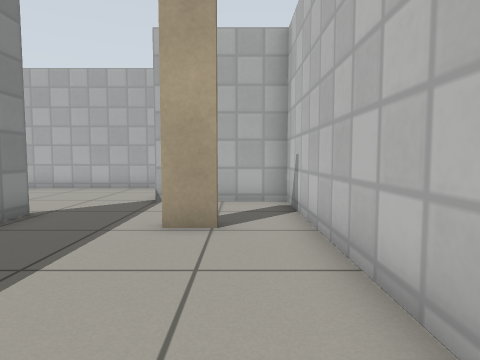
View 1 (above)

14 first-person views from a walk through a robot-simulator world made for Gazebo. The camera is 0.64 m above the floor, tilts 4° down and sees 75° across. The floor is counted in squares, 0.5 m on a side. Each view is taken from the middle of a square. On the plan, view 1 faces up. The plan holds only what a view shows up to about 14 squares ahead; the rest is blank. Simple patterns stand in for the simulator's built-in surfaces.

View 2
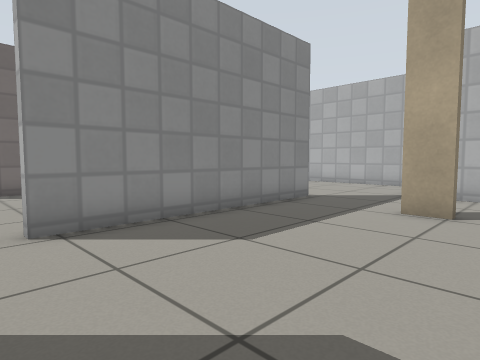

View 3
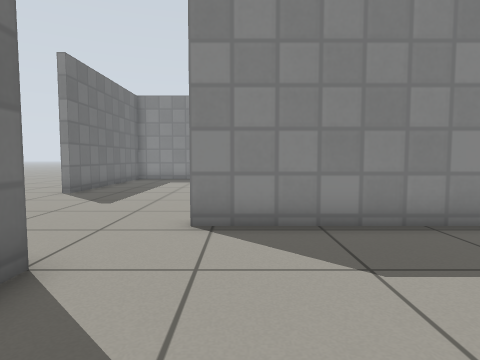

View 4
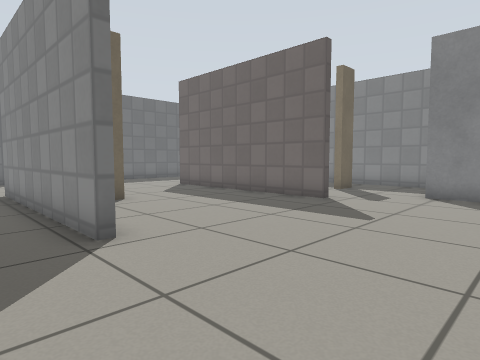

View 5
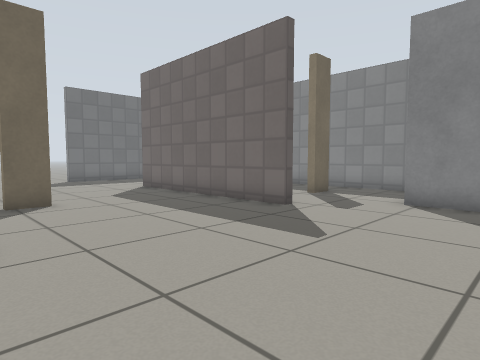

View 6
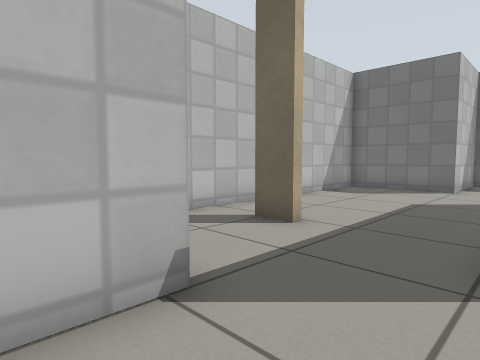

View 7
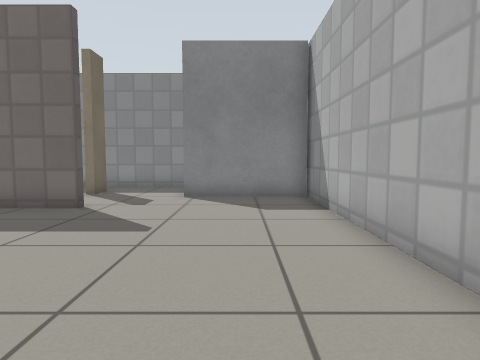

View 8
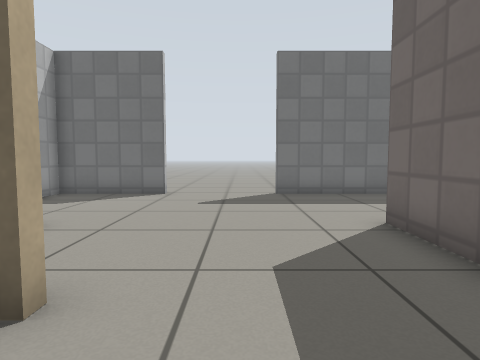

View 9
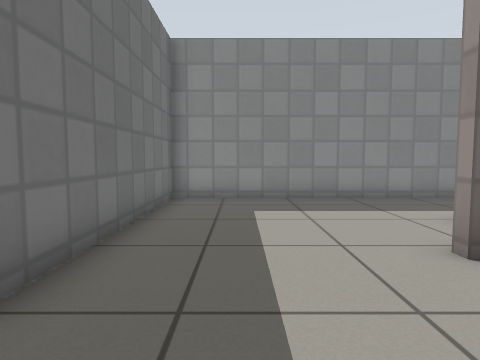

View 10
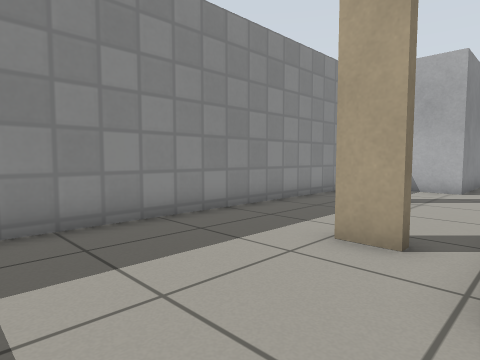

View 11
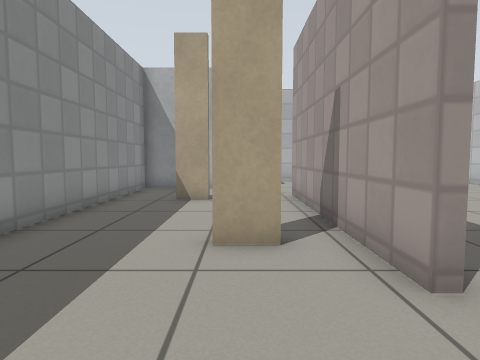

View 12
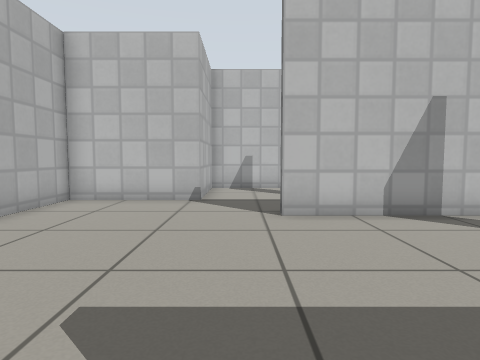

View 13
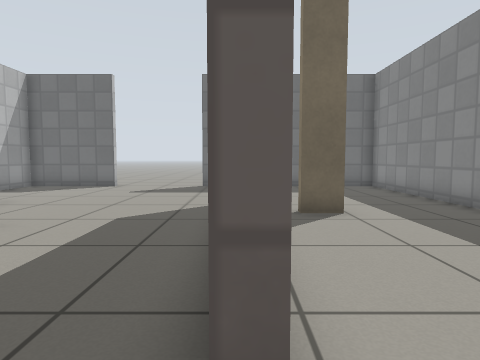

View 14
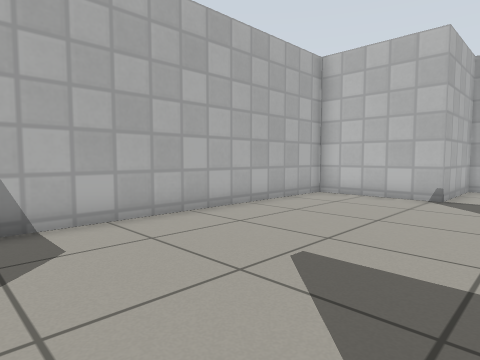

### Floor plan
Points are (right, up) in squares from view 1. A wall is a line through its corners. A room is listed if a view was taken in it or the views show most of it. See-through windows are left out.
Room 1 (views 1, 2, 3)
walls: (-1.5, 5.9) (-0.4, 5.9); (-0.4, 5.7) (-1.5, 5.7); (-4.8, 7.1) (-4.8, -1); (-2.5, -2.4) (1.4, -2.4) (1.4, 9.2) (-2.5, 9.2)
ways out: opening at (-4, -1.7) to room 2; opening at (-3.5, 7.5) to room 2
Room 2 (views 4, 5, 6, 7, 8, 9, 10, 12, 13, 14)
walls: (-7.4, 2.6) (-6.3, 2.6); (-5.1, 2.6) (-5.1, 7.1); (-11.9, 7) (-11.9, -1.1); (-2.5, 9.2) (-2.5, 13.2) (-14.6, 13.2); (-6.4, -6.2) (-2.5, -6.2) (-2.5, -2.4); (-12.4, -6.2) (-10.2, -6.2); (-14.2, 13.3) (-14.2, 9.2) (-15.4, 9.2)
ways out: opening at (-4, -1.7) to room 1; opening at (-3.5, 7.5) to room 1; opening at (-14, 7.3) to room 3; opening at (-12, -3.5) to room 3; opening at (-8.5, -6)
Room 3 (view 11)
walls: (-14.5, 0.8) (-13.4, 0.8); (-13.4, 0.5) (-14.5, 0.5); (-12.2, -1.1) (-12.2, 7); (-16, 5.9) (-15, 5.9) (-15, 5.7) (-16, 5.7); (-15.4, 9.2) (-18, 9.2) (-18, -6.2) (-12.4, -6.2)
ways out: opening at (-14, 7.3) to room 2; opening at (-12, -3.5) to room 2

Where each view was taken, in squares from view 1:
view 1: 0 up, 0 right, facing up
view 2: 2 down, 1 right, facing up-left
view 3: 0 up, 1 right, facing left
view 4: 12 up, 3 left, facing down-left
view 5: 12 up, 5 left, facing down-left
view 6: 11 up, 5 left, facing down-right
view 7: 11 up, 4 left, facing left
view 8: 5 up, 9 left, facing down
view 9: 4 down, 8 left, facing left
view 10: 4 down, 12 left, facing up-left
view 11: 4 down, 14 left, facing up
view 12: 8 up, 12 left, facing right
view 13: 8 up, 12 left, facing down
view 14: 7 up, 13 left, facing up-right
